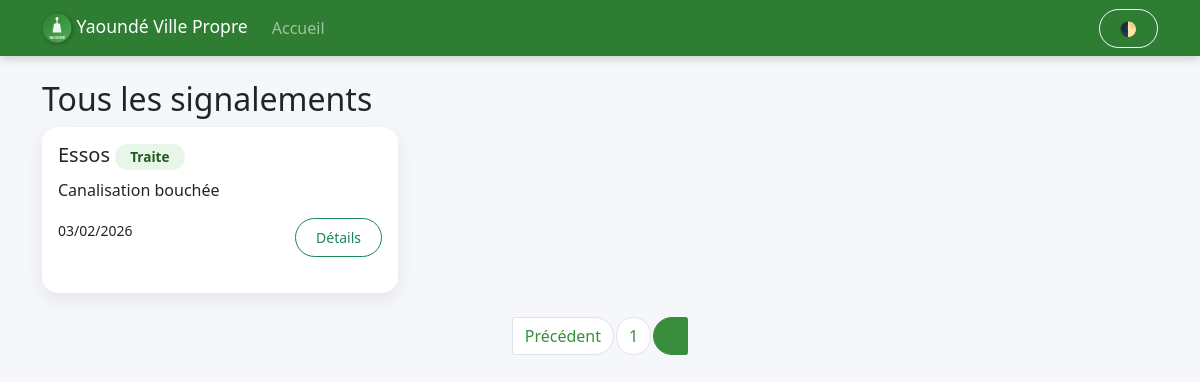
The app's page /signalements?page=2 with its own data.
### app.py (models this page shows)
class Signalement(db.Model):
    id = db.Column(db.Integer, primary_key=True)
    user_id = db.Column(db.Integer, db.ForeignKey('user.id'), nullable=True)
    email_anonyme = db.Column(db.String(120), nullable=True)
    quartier = db.Column(db.String(100), nullable=False)
    type_insalubrite = db.Column(db.String(100), nullable=False)
    description = db.Column(db.Text, nullable=True)
    image_filename = db.Column(db.String(200), nullable=True)
    statut = db.Column(db.String(20), nullable=False, default='soumis')  # soumis, en_cours, traite
    date_signalement = db.Column(db.Date, nullable=False, default=datetime.utcnow)
    user = db.relationship('User', backref=db.backref('signalements', lazy=True))

### app.py (the view)
@app.route('/signalements')
def liste_signalements():
    page = request.args.get('page', 1, type=int)
    signalements = Signalement.query.order_by(Signalement.id.desc()).paginate(page=page, per_page=10, error_out=False)
    return render_template('liste.html', signalements=signalements)

### templates/liste.html (shortened to what this page needs)
<!DOCTYPE html>
<html lang="fr">
<head>
    <link href="https://cdn.jsdelivr.net/npm/bootstrap@5.3.0/dist/css/bootstrap.min.css" rel="stylesheet">
    <link rel="stylesheet" href="/static/css/style.css">
</head>
<body>
<nav class="navbar navbar-expand-lg navbar-dark" style="background:#2E7D32;">
  <div class="container">
    <a class="navbar-brand" href="/"><img src="/static/logo.svg" width="30"> Yaoundé Ville Propre</a>
    <div class="collapse navbar-collapse" id="navbarNav">
      <ul class="navbar-nav me-auto">
        <li class="nav-item"><a class="nav-link" href="/">Accueil</a></li>
      </ul>
      <button id="darkToggle" class="btn btn-outline-light btn-sm ms-auto" onclick="toggleDark()">🌓</button>
    </div>
  </div>
</nav>
<div class="container mt-4">
    <h2>Tous les signalements</h2>
    <div class="row g-4">
        {% for s in signalements.items %}
        <div class="col-12 col-md-6 col-lg-4">
            <div class="card h-100">
                <div class="card-body">
                    <h5>{{ s.quartier }} <span class="etat-badge etat-{{ s.statut }}">{{ s.statut | replace('_',' ') | capitalize }}</span></h5>
                    <p>{{ s.type_insalubrite }}</p>
                    <small>{{ s.date_signalement.strftime('%d/%m/%Y') }}</small>
                    <a href="/signalement/{{ s.id }}" class="btn btn-sm btn-outline-success float-end">Détails</a>
                </div>
            </div>
        </div>
        {% endfor %}
    </div>
    <nav aria-label="Pagination" class="mt-4">
        <ul class="pagination justify-content-center flex-wrap">
            {% if signalements.has_prev %}
            <li class="page-item"><a class="page-link" href="?page={{ signalements.prev_num }}">Précédent</a></li>
            {% endif %}
            {% for page_num in signalements.iter_pages() %}
            {% if page_num %}
            <li class="page-item {% if page_num == signalements.page %}active{% endif %}"><a class="page-link" href="?page={{ page_num }}">{{ page_num }}</a></li>
            {% else %}
            <li class="page-item disabled"><span class="page-link">…</span></li>
            {% endif %}
            {% endfor %}
        </ul>
    </nav>
</div>
</body>
</html>

### static/css/style.css (style rules this page uses)
:root { --bg-color: #f5f7fa; --text-color: #212529; --card-bg: #ffffff; --card-shadow: 0 6px 20px rgba(0,0,0,0.08); --navbar-bg: #2E7D32; --btn-primary-bg: #388E3C; --btn-primary-border: #2E7D32; --accent: #81C784; --danger: #D32F2F; --warning: #FBC02D; --success: #388E3C; --table-stripe: #f2f2f2; }
body { background: var(--bg-color); color: var(--text-color); font-family: 'Segoe UI', Tahoma, Geneva, Verdana, sans-serif; transition: background 0.3s, color 0.3s; scroll-behavior: smooth; overflow-x: hidden; }
.navbar { background-color: var(--navbar-bg) !important; box-shadow: 0 2px 10px rgba(0,0,0,0.2); }
.navbar-brand { font-size: 1.1rem; white-space: nowrap; }
.navbar-brand img { filter: drop-shadow(1px 1px 2px rgba(0,0,0,0.3)); }
.card { background-color: var(--card-bg); box-shadow: var(--card-shadow); border: none; border-radius: 16px; transition: transform 0.2s ease, box-shadow 0.2s ease; margin-bottom: 20px; }
.btn { border-radius: 30px; padding: 8px 20px; font-weight: 500; transition: all 0.3s; white-space: nowrap; }
.btn-outline-light { border-radius: 30px; }
.etat-badge { padding: 5px 15px; border-radius: 20px; font-size: 0.85rem; font-weight: 600; display: inline-block; }
.etat-traite { background: #E8F5E9; color: #1B5E20; }
.pagination .page-link { border-radius: 50px; margin: 0 3px; color: var(--btn-primary-bg); }
.pagination .page-item.active .page-link { background-color: var(--btn-primary-bg); border-color: var(--btn-primary-bg); }

### records on screen
Signalement: quartier "Essos", statut "Traite", type_insalubrite "Canalisation bouchée", date_signalement "03/02/2026"

### other values on screen
{{ page_num }} "1"
